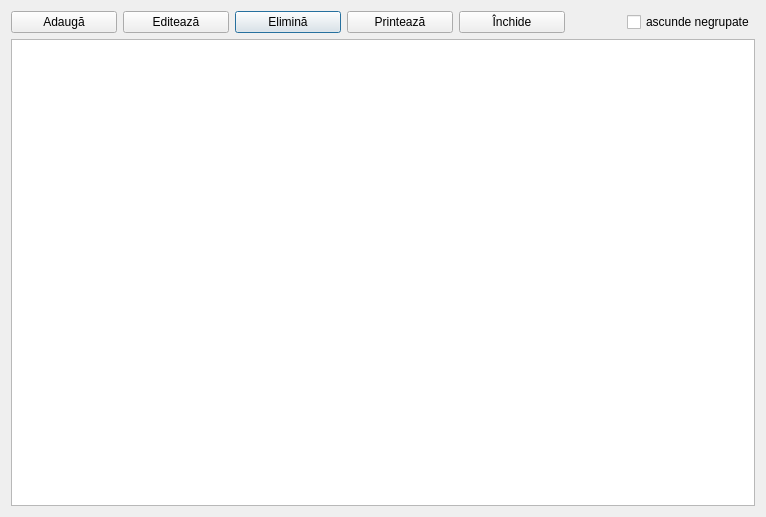
<?xml version="1.0" encoding="UTF-8"?>
<ui version="4.0">
 <class>GroupInvestigationList</class>
 <widget class="QDialog" name="GroupInvestigationList">
  <property name="geometry">
   <rect>
    <x>0</x>
    <y>0</y>
    <width>766</width>
    <height>517</height>
   </rect>
  </property>
  <property name="font">
   <font>
    <family>Segoe UI</family>
   </font>
  </property>
  <property name="windowTitle">
   <string>Dialog</string>
  </property>
  <layout class="QGridLayout" name="gridLayout">
   <item row="0" column="2">
    <widget class="QPushButton" name="btnRemove">
     <property name="minimumSize">
      <size>
       <width>106</width>
       <height>0</height>
      </size>
     </property>
     <property name="text">
      <string>Elimină</string>
     </property>
     <property name="icon">
      <iconset resource="../../resources/resource.qrc">
       <normaloff>:/img/toolBar/delete.png</normaloff>:/img/toolBar/delete.png</iconset>
     </property>
    </widget>
   </item>
   <item row="0" column="1">
    <widget class="QPushButton" name="btnEdit">
     <property name="minimumSize">
      <size>
       <width>106</width>
       <height>0</height>
      </size>
     </property>
     <property name="text">
      <string>Editează</string>
     </property>
     <property name="icon">
      <iconset resource="../../resources/resource.qrc">
       <normaloff>:/img/toolBar/edit.png</normaloff>:/img/toolBar/edit.png</iconset>
     </property>
    </widget>
   </item>
   <item row="0" column="5">
    <spacer name="horizontalSpacer">
     <property name="orientation">
      <enum>Qt::Orientation::Horizontal</enum>
     </property>
     <property name="sizeHint" stdset="0">
      <size>
       <width>591</width>
       <height>20</height>
      </size>
     </property>
    </spacer>
   </item>
   <item row="0" column="0">
    <widget class="QPushButton" name="btnAdd">
     <property name="minimumSize">
      <size>
       <width>106</width>
       <height>0</height>
      </size>
     </property>
     <property name="text">
      <string>Adaugă</string>
     </property>
     <property name="icon">
      <iconset resource="../../resources/resource.qrc">
       <normaloff>:/img/toolBar/add.png</normaloff>:/img/toolBar/add.png</iconset>
     </property>
    </widget>
   </item>
   <item row="0" column="4">
    <widget class="QPushButton" name="btnClose">
     <property name="minimumSize">
      <size>
       <width>106</width>
       <height>0</height>
      </size>
     </property>
     <property name="text">
      <string>Închide</string>
     </property>
     <property name="icon">
      <iconset resource="../../resources/resource.qrc">
       <normaloff>:/img/btns/close.png</normaloff>:/img/btns/close.png</iconset>
     </property>
    </widget>
   </item>
   <item row="0" column="3">
    <widget class="QPushButton" name="btnPrint">
     <property name="minimumSize">
      <size>
       <width>106</width>
       <height>0</height>
      </size>
     </property>
     <property name="text">
      <string>Printează</string>
     </property>
     <property name="icon">
      <iconset resource="../../resources/resource.qrc">
       <normaloff>:/img/actions/print.png</normaloff>:/img/actions/print.png</iconset>
     </property>
    </widget>
   </item>
   <item row="0" column="6">
    <widget class="QCheckBox" name="hideNotGroup">
     <property name="text">
      <string>ascunde negrupate</string>
     </property>
    </widget>
   </item>
   <item row="1" column="0" colspan="7">
    <widget class="QTreeView" name="treeView"/>
   </item>
  </layout>
 </widget>
 <resources>
  <include location="../../resources/resource.qrc"/>
 </resources>
 <connections/>
</ui>
